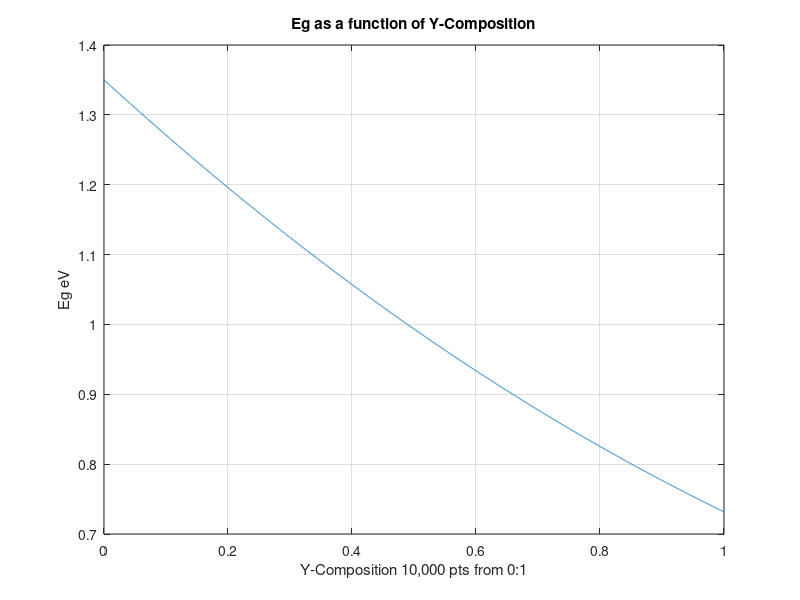

This figure's MATLAB source: (Note: this script raises an error after producing the figure.)
%% ECE 530-Final Project-Majed Alharbi
% Exploration of the Frequency Response of a UTC Photodetector
%% Section One: Solving for the Y Composition by Plotting
clear all
clc
%Eg1_1Q = 1.128  - Energy bandgap for a Photon @ lambda=1.1 micron in (eV)
%Eg1_4Q = 0.886  - Energy bandgap for a Photon @ lambda=1.4 micron in (eV)
%NOTE: The above two energy bandgaps calculated using Eg=h*c/lambda
%       Where:      h       - Planck's Constant = 4.1357*10^(-15) in (eV*s)
%                   c       - speed of light = 3.0*10^8 (m/s)
%                   lambda  - the wavelength of the light in (m)

y = linspace(1/10000,1,10000);
x = ((0.1896.*y)./(0.4176-0.0125.*y));
Eg = 1.35+x.*(0.642+0.758.*x)+y.*(0.101.*y-1.101)-(0.28.*x-0.109.*y+0.159).*x.*y;
plot(y,Eg)
ylabel('Eg eV')
xlabel('Y-Composition 10,000 pts from 0:1')
title('Eg as a function of Y-Composition')
grid on

%% Section 2: Determining X-Compositions from Y-Compositions
% hard coded after determining y-composition from plot see image of plot in report. 
y1_1Q = 0.295;
y1_4Q = 0.6846;

x1_1Q = ((0.1896*y1_1Q)/(0.4176-0.0125*y1_1Q));
x1_4Q = ((0.1896*y1_4Q)/(0.4176-0.0125*y1_4Q));

table(x1_1Q,y1_1Q,x1_4Q,y1_4Q)
